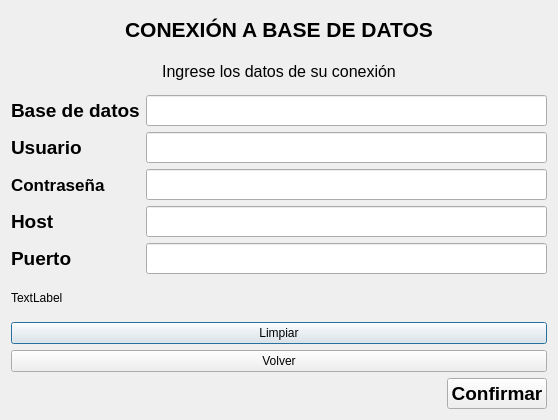
<?xml version="1.0" encoding="UTF-8"?>
<ui version="4.0">
 <class>connection_bd</class>
 <widget class="QDialog" name="connection_bd">
  <property name="geometry">
   <rect>
    <x>0</x>
    <y>0</y>
    <width>558</width>
    <height>420</height>
   </rect>
  </property>
  <property name="minimumSize">
   <size>
    <width>477</width>
    <height>286</height>
   </size>
  </property>
  <property name="maximumSize">
   <size>
    <width>999</width>
    <height>999</height>
   </size>
  </property>
  <property name="windowTitle">
   <string>Connection data base</string>
  </property>
  <property name="toolTip">
   <string>connection_db</string>
  </property>
  <layout class="QVBoxLayout" name="verticalLayout">
   <item>
    <widget class="QLabel" name="txt_title">
     <property name="maximumSize">
      <size>
       <width>16777215</width>
       <height>16777215</height>
      </size>
     </property>
     <property name="font">
      <font>
       <pointsize>16</pointsize>
       <bold>true</bold>
      </font>
     </property>
     <property name="toolTip">
      <string/>
     </property>
     <property name="text">
      <string>CONEXIÓN A BASE DE DATOS</string>
     </property>
     <property name="alignment">
      <set>Qt::AlignmentFlag::AlignCenter</set>
     </property>
    </widget>
   </item>
   <item>
    <widget class="QLabel" name="txt_subtitle">
     <property name="font">
      <font>
       <pointsize>12</pointsize>
       <bold>false</bold>
      </font>
     </property>
     <property name="toolTip">
      <string/>
     </property>
     <property name="text">
      <string>Ingrese los datos de su conexión</string>
     </property>
     <property name="alignment">
      <set>Qt::AlignmentFlag::AlignCenter</set>
     </property>
    </widget>
   </item>
   <item>
    <layout class="QFormLayout" name="formLayout">
     <item row="0" column="0">
      <widget class="QLabel" name="txt_bd">
       <property name="font">
        <font>
         <pointsize>14</pointsize>
         <bold>true</bold>
        </font>
       </property>
       <property name="toolTip">
        <string>Nombre del/la organizador/a</string>
       </property>
       <property name="text">
        <string>Base de datos</string>
       </property>
       <property name="alignment">
        <set>Qt::AlignmentFlag::AlignLeading|Qt::AlignmentFlag::AlignLeft|Qt::AlignmentFlag::AlignVCenter</set>
       </property>
      </widget>
     </item>
     <item row="0" column="1">
      <widget class="QLineEdit" name="line_bd">
       <property name="enabled">
        <bool>true</bool>
       </property>
       <property name="font">
        <font>
         <pointsize>14</pointsize>
         <bold>false</bold>
        </font>
       </property>
       <property name="toolTip">
        <string>Nombre de la base de datos</string>
       </property>
      </widget>
     </item>
     <item row="1" column="0">
      <widget class="QLabel" name="txt_user">
       <property name="font">
        <font>
         <pointsize>14</pointsize>
         <bold>true</bold>
        </font>
       </property>
       <property name="toolTip">
        <string>Nombre del/la organizador/a</string>
       </property>
       <property name="text">
        <string>Usuario</string>
       </property>
       <property name="alignment">
        <set>Qt::AlignmentFlag::AlignLeading|Qt::AlignmentFlag::AlignLeft|Qt::AlignmentFlag::AlignVCenter</set>
       </property>
      </widget>
     </item>
     <item row="1" column="1">
      <widget class="QLineEdit" name="line_user">
       <property name="enabled">
        <bool>true</bool>
       </property>
       <property name="font">
        <font>
         <pointsize>14</pointsize>
        </font>
       </property>
       <property name="toolTip">
        <string>Usuario de la Base de datos</string>
       </property>
      </widget>
     </item>
     <item row="2" column="0">
      <widget class="QLabel" name="txt_password">
       <property name="font">
        <font>
         <pointsize>13</pointsize>
         <bold>true</bold>
        </font>
       </property>
       <property name="toolTip">
        <string>Nombre del/la organizador/a</string>
       </property>
       <property name="text">
        <string>Contraseña</string>
       </property>
       <property name="alignment">
        <set>Qt::AlignmentFlag::AlignLeading|Qt::AlignmentFlag::AlignLeft|Qt::AlignmentFlag::AlignVCenter</set>
       </property>
      </widget>
     </item>
     <item row="2" column="1">
      <widget class="QLineEdit" name="line_password">
       <property name="enabled">
        <bool>true</bool>
       </property>
       <property name="font">
        <font>
         <pointsize>14</pointsize>
        </font>
       </property>
       <property name="toolTip">
        <string>Contraseña de la base de datos</string>
       </property>
      </widget>
     </item>
     <item row="3" column="0">
      <widget class="QLabel" name="txt_host">
       <property name="font">
        <font>
         <pointsize>14</pointsize>
         <bold>true</bold>
        </font>
       </property>
       <property name="toolTip">
        <string>Nombre del/la organizador/a</string>
       </property>
       <property name="text">
        <string>Host</string>
       </property>
       <property name="alignment">
        <set>Qt::AlignmentFlag::AlignLeading|Qt::AlignmentFlag::AlignLeft|Qt::AlignmentFlag::AlignVCenter</set>
       </property>
      </widget>
     </item>
     <item row="3" column="1">
      <widget class="QLineEdit" name="line_host">
       <property name="enabled">
        <bool>true</bool>
       </property>
       <property name="font">
        <font>
         <pointsize>14</pointsize>
        </font>
       </property>
       <property name="toolTip">
        <string>Contraseña de la base de datos</string>
       </property>
      </widget>
     </item>
     <item row="4" column="0">
      <widget class="QLabel" name="txt_port">
       <property name="font">
        <font>
         <pointsize>14</pointsize>
         <bold>true</bold>
        </font>
       </property>
       <property name="toolTip">
        <string>Nombre del/la organizador/a</string>
       </property>
       <property name="text">
        <string>Puerto</string>
       </property>
       <property name="alignment">
        <set>Qt::AlignmentFlag::AlignLeading|Qt::AlignmentFlag::AlignLeft|Qt::AlignmentFlag::AlignVCenter</set>
       </property>
      </widget>
     </item>
     <item row="4" column="1">
      <widget class="QLineEdit" name="line_port">
       <property name="enabled">
        <bool>true</bool>
       </property>
       <property name="font">
        <font>
         <pointsize>14</pointsize>
        </font>
       </property>
       <property name="toolTip">
        <string>Contraseña de la base de datos</string>
       </property>
      </widget>
     </item>
    </layout>
   </item>
   <item>
    <widget class="QLabel" name="etqConexion">
     <property name="text">
      <string>TextLabel</string>
     </property>
    </widget>
   </item>
   <item>
    <widget class="QPushButton" name="btn_clean">
     <property name="text">
      <string>Limpiar</string>
     </property>
    </widget>
   </item>
   <item>
    <widget class="QPushButton" name="btn_volver">
     <property name="text">
      <string>Volver</string>
     </property>
    </widget>
   </item>
   <item>
    <widget class="QPushButton" name="btn_acept">
     <property name="enabled">
      <bool>true</bool>
     </property>
     <property name="sizePolicy">
      <sizepolicy hsizetype="Fixed" vsizetype="Fixed">
       <horstretch>0</horstretch>
       <verstretch>0</verstretch>
      </sizepolicy>
     </property>
     <property name="font">
      <font>
       <pointsize>14</pointsize>
       <bold>true</bold>
      </font>
     </property>
     <property name="toolTip">
      <string>Confirmar cambios</string>
     </property>
     <property name="layoutDirection">
      <enum>Qt::LayoutDirection::RightToLeft</enum>
     </property>
     <property name="text">
      <string>Confirmar</string>
     </property>
    </widget>
   </item>
  </layout>
 </widget>
 <resources/>
 <connections/>
</ui>
